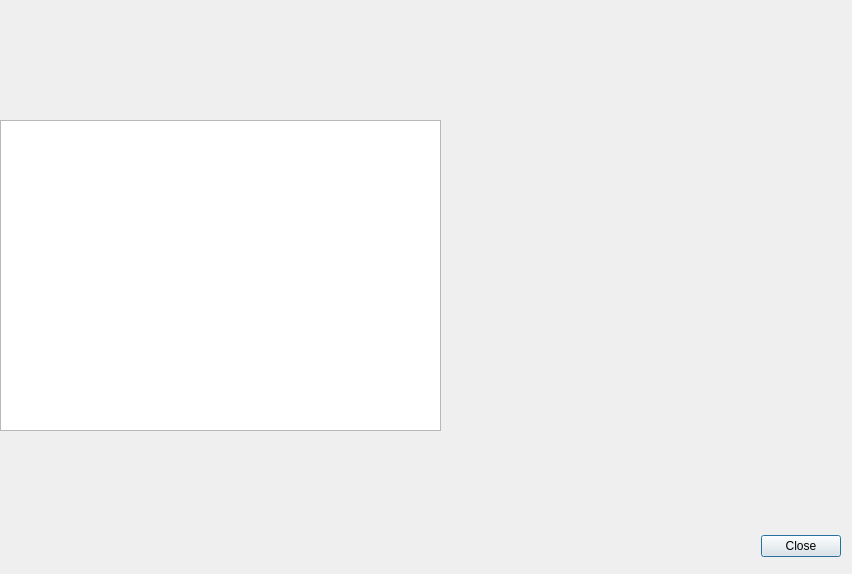
<?xml version="1.0" encoding="UTF-8"?>
<ui version="4.0">
 <class>ShowAnimalsInHabitat</class>
 <widget class="QDialog" name="ShowAnimalsInHabitat">
  <property name="geometry">
   <rect>
    <x>0</x>
    <y>0</y>
    <width>852</width>
    <height>574</height>
   </rect>
  </property>
  <property name="windowTitle">
   <string>Dialog</string>
  </property>
  <widget class="QDialogButtonBox" name="buttonBox">
   <property name="geometry">
    <rect>
     <x>500</x>
     <y>530</y>
     <width>341</width>
     <height>32</height>
    </rect>
   </property>
   <property name="orientation">
    <enum>Qt::Horizontal</enum>
   </property>
   <property name="standardButtons">
    <set>QDialogButtonBox::Close</set>
   </property>
  </widget>
  <widget class="QTableWidget" name="tableWidget">
   <property name="geometry">
    <rect>
     <x>0</x>
     <y>120</y>
     <width>441</width>
     <height>311</height>
    </rect>
   </property>
  </widget>
 </widget>
 <resources/>
 <connections>
  <connection>
   <sender>buttonBox</sender>
   <signal>accepted()</signal>
   <receiver>ShowAnimalsInHabitat</receiver>
   <slot>accept()</slot>
   <hints>
    <hint type="sourcelabel">
     <x>248</x>
     <y>254</y>
    </hint>
    <hint type="destinationlabel">
     <x>157</x>
     <y>274</y>
    </hint>
   </hints>
  </connection>
  <connection>
   <sender>buttonBox</sender>
   <signal>rejected()</signal>
   <receiver>ShowAnimalsInHabitat</receiver>
   <slot>reject()</slot>
   <hints>
    <hint type="sourcelabel">
     <x>316</x>
     <y>260</y>
    </hint>
    <hint type="destinationlabel">
     <x>286</x>
     <y>274</y>
    </hint>
   </hints>
  </connection>
 </connections>
</ui>
